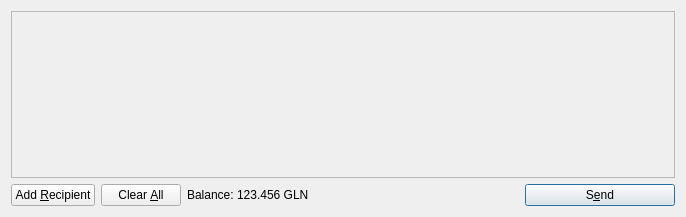
<?xml version="1.0" encoding="UTF-8"?>
<ui version="4.0">
 <class>SendCoinsDialog</class>
 <widget class="QDialog" name="SendCoinsDialog">
  <property name="geometry">
   <rect>
    <x>0</x>
    <y>0</y>
    <width>686</width>
    <height>217</height>
   </rect>
  </property>
  <property name="windowTitle">
   <string>Send Coins</string>
  </property>
  <layout class="QVBoxLayout" name="verticalLayout">
   <item>
    <widget class="QScrollArea" name="scrollArea">
     <property name="widgetResizable">
      <bool>true</bool>
     </property>
     <widget class="QWidget" name="scrollAreaWidgetContents">
      <property name="geometry">
       <rect>
        <x>0</x>
        <y>0</y>
        <width>666</width>
        <height>165</height>
       </rect>
      </property>
      <layout class="QVBoxLayout" name="verticalLayout_2">
       <property name="margin">
        <number>0</number>
       </property>
       <item>
        <layout class="QVBoxLayout" name="entries">
         <property name="spacing">
          <number>6</number>
         </property>
        </layout>
       </item>
       <item>
        <spacer name="verticalSpacer">
         <property name="orientation">
          <enum>Qt::Vertical</enum>
         </property>
         <property name="sizeHint" stdset="0">
          <size>
           <width>20</width>
           <height>40</height>
          </size>
         </property>
        </spacer>
       </item>
      </layout>
     </widget>
    </widget>
   </item>
   <item>
    <layout class="QHBoxLayout" name="horizontalLayout">
     <item>
      <widget class="QPushButton" name="addButton">
       <property name="toolTip">
        <string>Send to multiple recipients at once</string>
       </property>
       <property name="text">
        <string>Add &amp;Recipient</string>
       </property>
       <property name="icon">
        <iconset resource="../bitcoin.qrc">
         <normaloff>:/icons/add</normaloff>:/icons/add</iconset>
       </property>
       <property name="autoDefault">
        <bool>false</bool>
       </property>
      </widget>
     </item>
     <item>
      <widget class="QPushButton" name="clearButton">
       <property name="sizePolicy">
        <sizepolicy hsizetype="Minimum" vsizetype="Fixed">
         <horstretch>0</horstretch>
         <verstretch>0</verstretch>
        </sizepolicy>
       </property>
       <property name="toolTip">
        <string>Remove all transaction fields</string>
       </property>
       <property name="text">
        <string>Clear &amp;All</string>
       </property>
       <property name="icon">
        <iconset resource="../bitcoin.qrc">
         <normaloff>:/icons/remove</normaloff>:/icons/remove</iconset>
       </property>
       <property name="autoRepeatDelay">
        <number>300</number>
       </property>
       <property name="autoDefault">
        <bool>false</bool>
       </property>
      </widget>
     </item>
     <item>
      <layout class="QHBoxLayout" name="horizontalLayout_2">
       <property name="spacing">
        <number>3</number>
       </property>
       <item>
        <widget class="QLabel" name="label">
         <property name="text">
          <string>Balance:</string>
         </property>
        </widget>
       </item>
       <item>
        <widget class="QLabel" name="labelBalance">
         <property name="cursor">
          <cursorShape>IBeamCursor</cursorShape>
         </property>
         <property name="text">
          <string>123.456 GLN</string>
         </property>
         <property name="textInteractionFlags">
          <set>Qt::LinksAccessibleByMouse|Qt::TextSelectableByKeyboard|Qt::TextSelectableByMouse</set>
         </property>
        </widget>
       </item>
      </layout>
     </item>
     <item>
      <spacer name="horizontalSpacer">
       <property name="orientation">
        <enum>Qt::Horizontal</enum>
       </property>
       <property name="sizeHint" stdset="0">
        <size>
         <width>40</width>
         <height>20</height>
        </size>
       </property>
      </spacer>
     </item>
     <item>
      <widget class="QPushButton" name="sendButton">
       <property name="minimumSize">
        <size>
         <width>150</width>
         <height>0</height>
        </size>
       </property>
       <property name="toolTip">
        <string>Confirm the send action</string>
       </property>
       <property name="text">
        <string>S&amp;end</string>
       </property>
       <property name="icon">
        <iconset resource="../bitcoin.qrc">
         <normaloff>:/icons/send</normaloff>:/icons/send</iconset>
       </property>
       <property name="default">
        <bool>true</bool>
       </property>
      </widget>
     </item>
    </layout>
   </item>
  </layout>
 </widget>
 <resources>
  <include location="../bitcoin.qrc"/>
 </resources>
 <connections/>
</ui>
